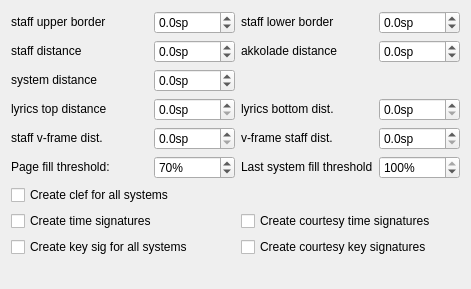
     <widget class="QWidget" name="page2">
      <layout class="QGridLayout">
       <item row="0" column="0">
        <widget class="QLabel" name="label">
         <property name="sizePolicy">
          <sizepolicy hsizetype="Fixed" vsizetype="Fixed">
           <horstretch>0</horstretch>
           <verstretch>0</verstretch>
          </sizepolicy>
         </property>
         <property name="text">
          <string>staff upper border</string>
         </property>
        </widget>
       </item>
       <item row="0" column="1">
        <widget class="QDoubleSpinBox" name="staffUpperBorder">
         <property name="sizePolicy">
          <sizepolicy hsizetype="Preferred" vsizetype="Fixed">
           <horstretch>0</horstretch>
           <verstretch>0</verstretch>
          </sizepolicy>
         </property>
         <property name="suffix">
          <string>sp</string>
         </property>
         <property name="decimals">
          <number>1</number>
         </property>
         <property name="minimum">
          <double>-1000.000000000000000</double>
         </property>
         <property name="maximum">
          <double>1000.000000000000000</double>
         </property>
        </widget>
       </item>
       <item row="0" column="2">
        <widget class="QLabel" name="label_2">
         <property name="sizePolicy">
          <sizepolicy hsizetype="Fixed" vsizetype="Fixed">
           <horstretch>0</horstretch>
           <verstretch>0</verstretch>
          </sizepolicy>
         </property>
         <property name="text">
          <string>staff lower border</string>
         </property>
        </widget>
       </item>
       <item row="0" column="3">
        <widget class="QDoubleSpinBox" name="staffLowerBorder">
         <property name="sizePolicy">
          <sizepolicy hsizetype="Preferred" vsizetype="Fixed">
           <horstretch>0</horstretch>
           <verstretch>0</verstretch>
          </sizepolicy>
         </property>
         <property name="suffix">
          <string>sp</string>
         </property>
         <property name="decimals">
          <number>1</number>
         </property>
         <property name="minimum">
          <double>-1000.000000000000000</double>
         </property>
         <property name="maximum">
          <double>1000.000000000000000</double>
         </property>
        </widget>
       </item>
       <item row="1" column="0">
        <widget class="QLabel" name="label_3">
         <property name="sizePolicy">
          <sizepolicy hsizetype="Fixed" vsizetype="Fixed">
           <horstretch>0</horstretch>
           <verstretch>0</verstretch>
          </sizepolicy>
         </property>
         <property name="text">
          <string>staff distance</string>
         </property>
        </widget>
       </item>
       <item row="1" column="1">
        <widget class="QDoubleSpinBox" name="staffDistance">
         <property name="sizePolicy">
          <sizepolicy hsizetype="Preferred" vsizetype="Fixed">
           <horstretch>0</horstretch>
           <verstretch>0</verstretch>
          </sizepolicy>
         </property>
         <property name="suffix">
          <string>sp</string>
         </property>
         <property name="decimals">
          <number>1</number>
         </property>
         <property name="minimum">
          <double>-1000.000000000000000</double>
         </property>
         <property name="maximum">
          <double>1000.000000000000000</double>
         </property>
        </widget>
       </item>
       <item row="1" column="2">
        <widget class="QLabel" name="label_4">
         <property name="sizePolicy">
          <sizepolicy hsizetype="Fixed" vsizetype="Fixed">
           <horstretch>0</horstretch>
           <verstretch>0</verstretch>
          </sizepolicy>
         </property>
         <property name="text">
          <string>akkolade distance</string>
         </property>
        </widget>
       </item>
       <item row="1" column="3">
        <widget class="QDoubleSpinBox" name="akkoladeDistance">
         <property name="sizePolicy">
          <sizepolicy hsizetype="Preferred" vsizetype="Fixed">
           <horstretch>0</horstretch>
           <verstretch>0</verstretch>
          </sizepolicy>
         </property>
         <property name="suffix">
          <string>sp</string>
         </property>
         <property name="decimals">
          <number>1</number>
         </property>
         <property name="minimum">
          <double>-1000.000000000000000</double>
         </property>
         <property name="maximum">
          <double>1000.000000000000000</double>
         </property>
        </widget>
       </item>
       <item row="2" column="0">
        <widget class="QLabel" name="label_5">
         <property name="sizePolicy">
          <sizepolicy hsizetype="Fixed" vsizetype="Fixed">
           <horstretch>0</horstretch>
           <verstretch>0</verstretch>
          </sizepolicy>
         </property>
         <property name="text">
          <string>system distance</string>
         </property>
        </widget>
       </item>
       <item row="2" column="1">
        <widget class="QDoubleSpinBox" name="systemDistance">
         <property name="sizePolicy">
          <sizepolicy hsizetype="Preferred" vsizetype="Fixed">
           <horstretch>0</horstretch>
           <verstretch>0</verstretch>
          </sizepolicy>
         </property>
         <property name="suffix">
          <string>sp</string>
         </property>
         <property name="decimals">
          <number>1</number>
         </property>
         <property name="minimum">
          <double>-1000.000000000000000</double>
         </property>
         <property name="maximum">
          <double>1000.000000000000000</double>
         </property>
        </widget>
       </item>
       <item row="3" column="0">
        <widget class="QLabel" name="label_34">
         <property name="sizePolicy">
          <sizepolicy hsizetype="Fixed" vsizetype="Fixed">
           <horstretch>0</horstretch>
           <verstretch>0</verstretch>
          </sizepolicy>
         </property>
         <property name="text">
          <string>lyrics top distance</string>
         </property>
        </widget>
       </item>
       <item row="3" column="1">
        <widget class="QDoubleSpinBox" name="lyricsDistance">
         <property name="sizePolicy">
          <sizepolicy hsizetype="Preferred" vsizetype="Fixed">
           <horstretch>0</horstretch>
           <verstretch>0</verstretch>
          </sizepolicy>
         </property>
         <property name="suffix">
          <string>sp</string>
         </property>
         <property name="decimals">
          <number>1</number>
         </property>
        </widget>
       </item>
       <item row="3" column="2">
        <widget class="QLabel" name="label_36">
         <property name="sizePolicy">
          <sizepolicy hsizetype="Fixed" vsizetype="Fixed">
           <horstretch>0</horstretch>
           <verstretch>0</verstretch>
          </sizepolicy>
         </property>
         <property name="text">
          <string>lyrics bottom dist.</string>
         </property>
        </widget>
       </item>
       <item row="3" column="3">
        <widget class="QDoubleSpinBox" name="lyricsMinBottomDistance">
         <property name="sizePolicy">
          <sizepolicy hsizetype="Preferred" vsizetype="Fixed">
           <horstretch>0</horstretch>
           <verstretch>0</verstretch>
          </sizepolicy>
         </property>
         <property name="suffix">
          <string>sp</string>
         </property>
         <property name="decimals">
          <number>1</number>
         </property>
        </widget>
       </item>
       <item row="4" column="0">
        <widget class="QLabel" name="label_40">
         <property name="sizePolicy">
          <sizepolicy hsizetype="Fixed" vsizetype="Fixed">
           <horstretch>0</horstretch>
           <verstretch>0</verstretch>
          </sizepolicy>
         </property>
         <property name="text">
          <string>staff v-frame dist.</string>
         </property>
        </widget>
       </item>
       <item row="4" column="1">
        <widget class="QDoubleSpinBox" name="systemFrameDistance">
         <property name="sizePolicy">
          <sizepolicy hsizetype="Preferred" vsizetype="Fixed">
           <horstretch>0</horstretch>
           <verstretch>0</verstretch>
          </sizepolicy>
         </property>
         <property name="suffix">
          <string>sp</string>
         </property>
         <property name="decimals">
          <number>1</number>
         </property>
        </widget>
       </item>
       <item row="4" column="2">
        <widget class="QLabel" name="label_42">
         <property name="sizePolicy">
          <sizepolicy hsizetype="Fixed" vsizetype="Fixed">
           <horstretch>0</horstretch>
           <verstretch>0</verstretch>
          </sizepolicy>
         </property>
         <property name="text">
          <string>v-frame staff dist.</string>
         </property>
        </widget>
       </item>
       <item row="4" column="3">
        <widget class="QDoubleSpinBox" name="frameSystemDistance">
         <property name="sizePolicy">
          <sizepolicy hsizetype="Preferred" vsizetype="Fixed">
           <horstretch>0</horstretch>
           <verstretch>0</verstretch>
          </sizepolicy>
         </property>
         <property name="suffix">
          <string>sp</string>
         </property>
         <property name="decimals">
          <number>1</number>
         </property>
        </widget>
       </item>
       <item row="5" column="0">
        <widget class="QLabel" name="label_6">
         <property name="sizePolicy">
          <sizepolicy hsizetype="Fixed" vsizetype="Fixed">
           <horstretch>0</horstretch>
           <verstretch>0</verstretch>
          </sizepolicy>
         </property>
         <property name="text">
          <string>Page fill threshold:</string>
         </property>
        </widget>
       </item>
       <item row="5" column="1">
        <widget class="QDoubleSpinBox" name="pageFillThreshold">
         <property name="sizePolicy">
          <sizepolicy hsizetype="Preferred" vsizetype="Fixed">
           <horstretch>0</horstretch>
           <verstretch>0</verstretch>
          </sizepolicy>
         </property>
         <property name="suffix">
          <string>%</string>
         </property>
         <property name="decimals">
          <number>0</number>
         </property>
         <property name="minimum">
          <double>0.000000000000000</double>
         </property>
         <property name="maximum">
          <double>100.000000000000000</double>
         </property>
         <property name="value">
          <double>70.000000000000000</double>
         </property>
        </widget>
       </item>
       <item row="5" column="2">
        <widget class="QLabel" name="label_7">
         <property name="sizePolicy">
          <sizepolicy hsizetype="Fixed" vsizetype="Fixed">
           <horstretch>0</horstretch>
           <verstretch>0</verstretch>
          </sizepolicy>
         </property>
         <property name="text">
          <string>Last system fill threshold</string>
         </property>
        </widget>
       </item>
       <item row="5" column="3">
        <widget class="QDoubleSpinBox" name="lastSystemFillThreshold">
         <property name="sizePolicy">
          <sizepolicy hsizetype="Preferred" vsizetype="Fixed">
           <horstretch>0</horstretch>
           <verstretch>0</verstretch>
          </sizepolicy>
         </property>
         <property name="suffix">
          <string>%</string>
         </property>
         <property name="decimals">
          <number>0</number>
         </property>
         <property name="maximum">
          <double>100.000000000000000</double>
         </property>
         <property name="value">
          <double>100.000000000000000</double>
         </property>
        </widget>
       </item>
       <item row="6" column="0" colspan="2">
        <widget class="QCheckBox" name="genClef">
         <property name="sizePolicy">
          <sizepolicy hsizetype="Fixed" vsizetype="Fixed">
           <horstretch>0</horstretch>
           <verstretch>0</verstretch>
          </sizepolicy>
         </property>
         <property name="text">
          <string>Create clef for all systems</string>
         </property>
        </widget>
       </item>
       <item row="8" column="0" colspan="2">
        <widget class="QCheckBox" name="genKeysig">
         <property name="sizePolicy">
          <sizepolicy hsizetype="Fixed" vsizetype="Fixed">
           <horstretch>0</horstretch>
           <verstretch>0</verstretch>
          </sizepolicy>
         </property>
         <property name="text">
          <string>Create key sig for all systems</string>
         </property>
        </widget>
       </item>
       <item row="9" column="0">
        <spacer>
         <property name="orientation">
          <enum>Qt::Vertical</enum>
         </property>
         <property name="sizeHint" stdset="0">
          <size>
           <width>137</width>
           <height>21</height>
          </size>
         </property>
        </spacer>
       </item>
       <item row="7" column="0" colspan="2">
        <widget class="QCheckBox" name="genTimesig">
         <property name="sizePolicy">
          <sizepolicy hsizetype="Fixed" vsizetype="Fixed">
           <horstretch>0</horstretch>
           <verstretch>0</verstretch>
          </sizepolicy>
         </property>
         <property name="text">
          <string>Create time signatures</string>
         </property>
        </widget>
       </item>
       <item row="7" column="2" colspan="2">
        <widget class="QCheckBox" name="genCourtesyTimesig">
         <property name="sizePolicy">
          <sizepolicy hsizetype="Fixed" vsizetype="Fixed">
           <horstretch>0</horstretch>
           <verstretch>0</verstretch>
          </sizepolicy>
         </property>
         <property name="text">
          <string>Create courtesy time signatures</string>
         </property>
        </widget>
       </item>
       <item row="8" column="2" colspan="2">
        <widget class="QCheckBox" name="genCourtesyKeysig">
         <property name="text">
          <string>Create courtesy key signatures</string>
         </property>
        </widget>
       </item>
      </layout>
     </widget>
